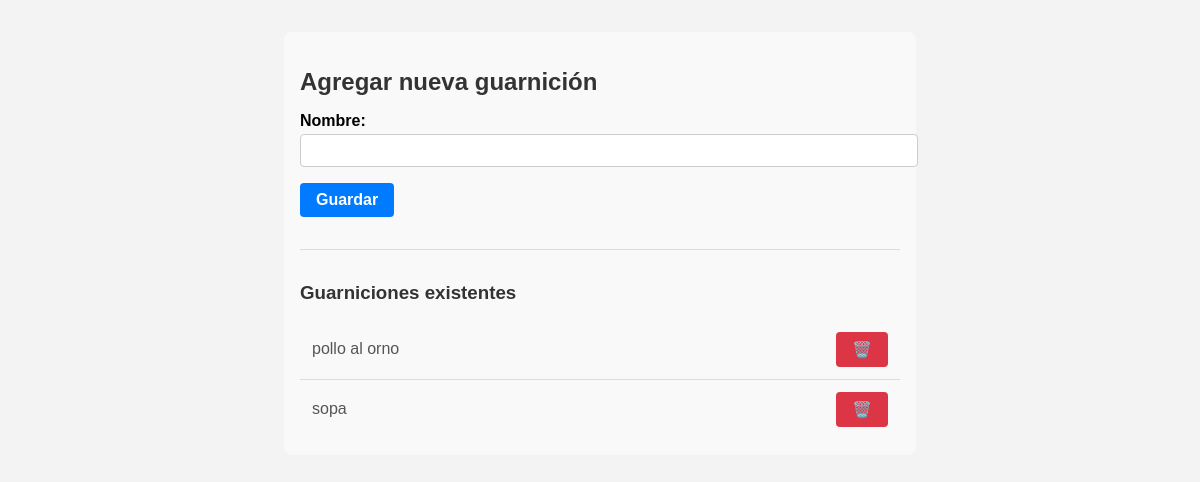
Before: /guarniciones/nuevo/ with the older database file.
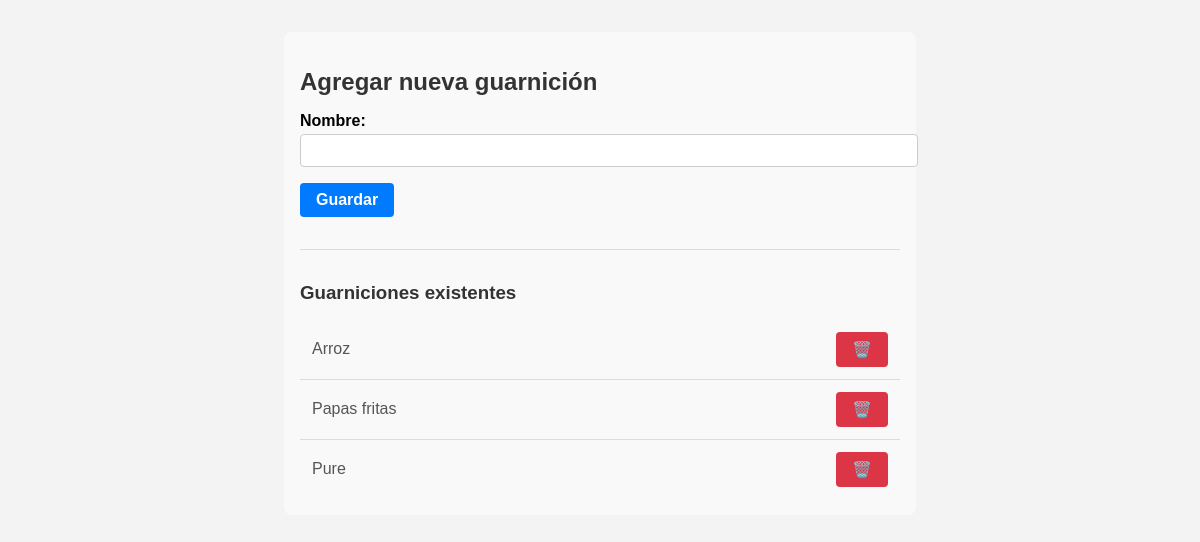
After: the same page with the newer database file.
### comandas/models.py (models this page shows, shortened)
class Guarnicion(models.Model):
    nombre = models.CharField(max_length=100)

### comandas/views.py (the view)
# urls.py: path('guarniciones/nuevo/', crear_guarnicion, name='crear_guarnicion'),
def crear_guarnicion(request):
    if request.method == 'POST':
        form = GuarnicionForm(request.POST)
        if form.is_valid():
            form.save()
            return redirect('crear_guarnicion')
    else:
        form = GuarnicionForm()
    guarniciones = Guarnicion.objects.all().order_by('nombre')
    return render(request, 'comandas/crear_guarnicion.html', {
        'form': form,
        'guarniciones': guarniciones
    })

### comandas/forms.py
class GuarnicionForm(forms.ModelForm):
    class Meta:
        model = Guarnicion
        fields = ['nombre']
        widgets = {
            'nombre': forms.TextInput(attrs={'class': 'form-control'}),
        }

### comandas/templates/comandas/crear_guarnicion.html (shortened to what this page needs)
{% load static %}
<!DOCTYPE html>
<html lang="es">
<head>
  <link rel="stylesheet" href="{% static 'comandas/css/styles.css' %}">
</head>
<body>
  <div class="container">
    <header class="header">
      <h2>Agregar nueva guarnición</h2>
    </header>
    <section class="form-container">
      <form method="post">
        <div class="form-group">
          {{ form.nombre.label_tag }}
          {{ form.nombre }}
        </div>
        <button type="submit" class="btn btn-primary">Guardar</button>
      </form>
    </section>
    <hr>
    <section class="list-container">
      <h3>Guarniciones existentes</h3>
      <ul class="item-list">
        {% for guarnicion in guarniciones %}
          <li class="item-list__entry">
            <span class="item-list__text">{{ guarnicion.nombre }}</span>
            <a href="{% url 'eliminar_guarnicion' guarnicion.id %}"
               class="btn btn-danger"
               onclick="return confirm('¿Eliminar {{ guarnicion.nombre }}?');">
              🗑️
            </a>
          </li>
        {% empty %}
          <li class="item-list__entry">No hay guarniciones cargadas.</li>
        {% endfor %}
      </ul>
    </section>
  </div>
</body>
</html>

Changed rows visible on the page:
removed Guarnicion: nombre "pollo al orno"
removed Guarnicion: nombre "sopa"
added Guarnicion: nombre "Arroz"
added Guarnicion: nombre "Papas fritas"
added Guarnicion: nombre "Pure"
